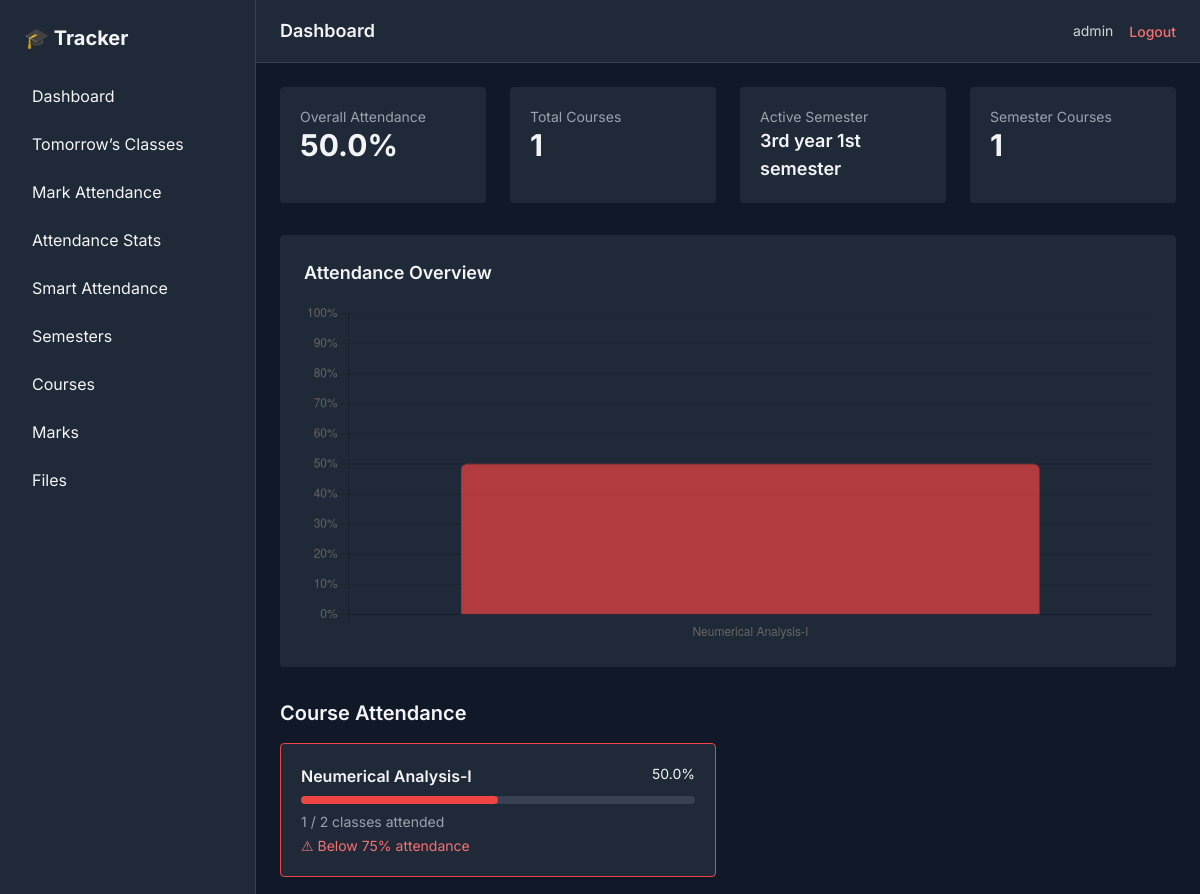
/ (signed in), run on the app's committed database.
### core/models.py (models this page shows, shortened)
class User(AbstractUser):
    email = models.EmailField(unique=True)

class Semester(models.Model):
    user = models.ForeignKey(
        settings.AUTH_USER_MODEL,
        on_delete  = models.CASCADE,
        related_name = 'semesters'
    )
    name = models.CharField(max_length=100)
    start_date = models.DateField()
    end_date = models.DateField(null=True, blank=True)
    is_active  = models.BooleanField(default=False)
    class Meta:
        ordering = ['-start_date']

class Course(models.Model):
    user = models.ForeignKey(
        settings.AUTH_USER_MODEL,
        on_delete = models.CASCADE,
        related_name = 'courses'
    )
    semester = models.ForeignKey(
        Semester,
        on_delete = models.CASCADE,
        related_name = 'courses'
    )
    name = models.CharField(max_length=150)
    course_code = models.CharField(max_length=50)
    teacher_name = models.CharField(max_length=150)
    total_class_planned = models.PositiveIntegerField(default=20)
    created_at = models.DateTimeField(auto_now_add=True)
    class Meta:
        ordering = ['course_code']

### core/views.py (the view)
# urls.py: path('', dashboard, name='dashboard'),
@login_required
def dashboard(request):
    courses = Course.objects.filter(user=request.user)
    total_attended = 0
    total_effective = 0
    course_data = []
    for course in courses:
        summary = attendance_summary(course)
        total_attended += summary['attended']
        total_effective += summary['total_effective']
        course_data.append({
            'course': course,
            'percentage': summary['percentage'],
            'attended': summary['attended'],
            'total': summary['total_effective'],
            'warning': summary['percentage'] < 75
        })
    overall_percentage = (
        (total_attended / total_effective) * 100
        if total_effective > 0 else 0
    )
    active_semester = Semester.objects.filter(
        user=request.user,
        is_active=True
    ).first()
    semester_courses = (
        active_semester.courses.count()
        if active_semester else 0
    )
    return render(request, 'dashboard.html', {
        'overall_percentage': round(overall_percentage, 2),
        'course_data': course_data,
        'active_semester': active_semester,
        'semester_courses': semester_courses
    })
    return render(request, 'dashboard.html')

### core/utils.py (called while the page is built)
def attendance_summary(course):
    session = ClassSession.objects.filter(course=course)
    attended = session.filter(status='completed').count()
    absent = session.filter(status='absent').count()
    ignored = session.filter(status__in=['cancelled', 'no_attendance']).count()
    planned = session.filter(status='planned').count()
    total_effective = attended + planned + absent
    percentage =(
        (attended / total_effective) * 100
        if total_effective > 0 else 0
    )
    return {
        'attended': attended,
        'planned': planned,
        'ignored': ignored,
        'absent': absent,
        'percentage': round(percentage, 2),
        'total_effective': total_effective
    }

### templates/dashboard.html (shortened to what this page needs)
{% extends 'base/base.html' %}
{% block content %}
<div class="grid grid-cols-1 md:grid-cols-4 gap-6 mb-8">
    <div class="bg-gray-800 p-5 rounded">
        <p class="text-sm text-gray-400">Overall Attendance</p>
        <p class="text-3xl font-bold">
            {{ overall_percentage }}%
        </p>
    </div>
    <div class="bg-gray-800 p-5 rounded">
        <p class="text-sm text-gray-400">Total Courses</p>
        <p class="text-3xl font-bold">
            {{ course_data|length }}
        </p>
    </div>
    <div class="bg-gray-800 p-5 rounded">
        <p class="text-sm text-gray-400">Active Semester</p>
        <p class="text-lg font-semibold">
            {{ active_semester.name|default:"None" }}
        </p>
    </div>
    <div class="bg-gray-800 p-5 rounded">
        <p class="text-sm text-gray-400">Semester Courses</p>
        <p class="text-3xl font-bold">
            {{ semester_courses }}
        </p>
    </div>
</div>
<div class="bg-gray-800 p-6 rounded mb-8">
    <h2 class="text-lg font-semibold mb-4">
        Attendance Overview
    </h2>
    <canvas id="attendanceChart" height="120"></canvas>
</div>
<h2 class="text-xl font-semibold mb-4">
    Course Attendance
</h2>
<div class="grid md:grid-cols-2 gap-6">
    {% for c in course_data %}
        <div class="bg-gray-800 p-5 rounded border
            {% if c.warning %}
                border-red-500
            {% else %}
                border-gray-700
            {% endif %}
        ">
            <div class="flex justify-between mb-2">
                <h3 class="font-semibold">
                    {{ c.course.name }}
                </h3>
                <span class="text-sm">
                    {{ c.percentage }}%
                </span>
            </div>
            <div class="bg-gray-700 h-2 rounded">
                <div
                    class="h-2 rounded
                        {% if c.warning %}
                            bg-red-500
                        {% else %}
                            bg-blue-500
                        {% endif %}
                    "
                    style="width: {{ c.percentage }}%">
                </div>
            </div>
            <p class="text-sm text-gray-400 mt-2">
                {{ c.attended }} / {{ c.total }} classes attended
            </p>
            {% if c.warning %}
                <p class="text-sm text-red-400 mt-1">
                    ⚠ Below 75% attendance
                </p>
            {% endif %}
        </div>
    {% empty %}
        <p class="text-gray-400">
            No courses found.
        </p>
    {% endfor %}
</div>
<script>
    const ctx = document.getElementById('attendanceChart');
    const attendanceChart = new Chart(ctx, {
        type: 'bar',
        data: {
            labels: [
                {% for c in course_data %}
                    "{{ c.course.name }}",
                {% endfor %}
            ],
            datasets: [{
                label: 'Attendance %',
                data: [
                    {% for c in course_data %}
                        {{ c.percentage }},
                    {% endfor %}
                ],
                backgroundColor: [
                    {% for c in course_data %}
                        {% if c.warning %}
                            'rgba(239, 68, 68, 0.7)',
                        {% else %}
                            'rgba(59, 130, 246, 0.7)',
                        {% endif %}
                    {% endfor %}
                ],
                borderRadius: 6
            }]
        },
        options: {
            responsive: true,
            plugins: {
                legend: {
                    display: false
                }
            },
            scales: {
                y: {
                    beginAtZero: true,
                    max: 100,
                    ticks: {
                        callback: function(value) {
                            return value + '%';
                        }
                    }
                }
            }
        }
    });
</script>
{% endblock %}

### templates/base/navbar.html (shortened to what this page needs)
<header class="h-16 bg-gray-800 border-b border-gray-700 flex items-center justify-between px-6">
    <h1 class="text-lg font-semibold">Dashboard</h1>
    <div class="flex items-center gap-4">
        <span class="text-sm text-gray-300">
            {{ request.user.username }}
        </span>
        <form method="post" action="{% url 'logout' %}">
            <button type="submit"
                class="text-red-400 hover:text-red-300 text-sm font-medium">
                Logout
            </button>
        </form>
    </div>
</header>

### templates/base/base.html (style rules this page uses)
body { font-family: 'Inter', sans-serif; }

### data on the page
User: user.username "admin"
Semester: name "3rd year 1st semester"
Course: course.name "Neumerical Analysis-I", percentage "50.0", attended "1", total "2"

### other printed values
{{ overall_percentage }} "50.0"
{{ course_data|length }} "1"
{{ semester_courses }} "1"
chart data {{ c.course.name }} Neumerical Analysis-I
chart data {{ c.percentage }} 50.0
